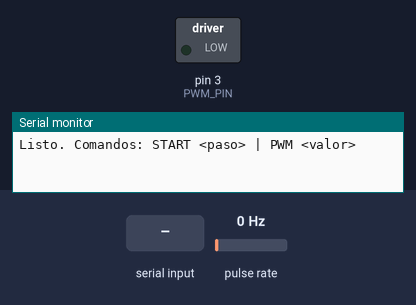
Simulated run of this sketch. Board: Arduino Uno, built for the host (arithmetic inside an expression is 32-bit, double 64-bit). Shown: switched loads named in the sketch (green lamp = pin HIGH), the last lines printed to the serial monitor. Wiring (inferred from the names in the program): pulse sensor: data pin 5. The test bench sets the inputs (shaded band); at power-on: pulse rate 0 Hz.

Above: at 1.2 s.
1.3 s: "PWM 90\n" received over Serial
At 2.5 s:
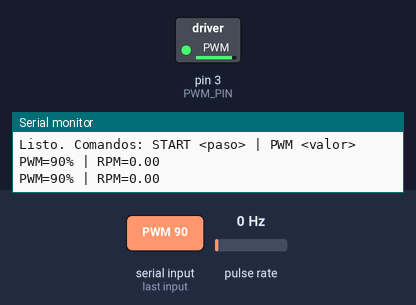
2.8 s: "PWM \n" received over Serial
At 3.7 s:
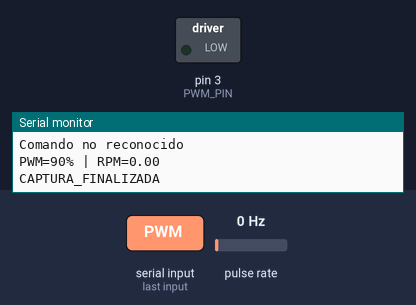
4.3 s: "START 90\n" received over Serial
At 7.6 s:
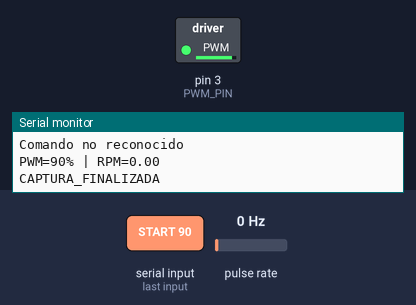
Timing chart, 0 to 11.8 s (numbered marks = the images above; inputs shaded):
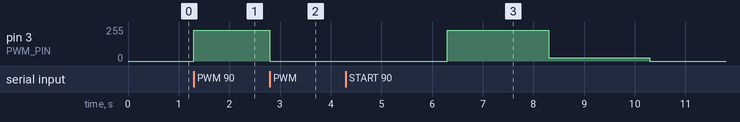

Measured:
- after the input at 1.3 s, pin 3 (PWM_PIN): 0/255 → 229/255 at once
- after the input at 2.8 s, pin 3 (PWM_PIN): 229/255 → 0/255 at once
- after the input at 4.3 s, pin 3 (PWM_PIN): 0/255 → 229/255 after 2.0 s, → 25/255 2.0 s later, → 0/255 2.0 s later

The sketch:

lab2_p5.ino
```cpp
/**
 * @file sketch_motor_dc.ino
 * @brief Sistema de caracterización de motor DC en Arduino (compatible Pico).
 */

// =================== PARÁMETROS GENERALES ===================
#define ENCODER_HUECOS      20                          // huecos por revolución generados por la rueda del encoder
#define SECTORS_REV         (ENCODER_HUECOS * 2)        // huecos + partes opacas
#define RPM_CONST_US        (60000000UL / SECTORS_REV)  // factor de conversión de microsegundos de pulso alto a RPM
#define MIN_DT_US           200                         // ignora pulsos muy cortos (rebotes)

// --- PWM / escalones ---
#define PWM_PIN             3
#define PWM_MAX             255     // resolución de 8-bits

#define TIEMPO_ESCALON_MS   2000    // escalón de 2 segundos
#define MUESTREO_MS         4       // muestreo cada 4 ms (250 Hz)

// Tamaño máximo de buffer (ajustar según RAM disponible)
#define MAX_SAMPLES         25000   // tamaño máximo de muestras en el buffer para almacenar información
                                    // 25000 × (4+1+4)bytes

#define ENCODER_PIN         5       // pin que se usa como interrupción externa

// =================== VARIABLES DE ESTADO ===================
volatile uint32_t highStartUs = 0;
volatile float rpmGlobal = 0.0;

// --- Filtro de media móvil ---
#define FILTER_SIZE 10
float rpmBuffer[FILTER_SIZE] = {0};
uint8_t rpmIndex = 0;

// --- Caracterización automática (con pasoPercent predefinido) ---
uint32_t bufTimestamp[MAX_SAMPLES];   // (4 bytes)
uint8_t bufPWM[MAX_SAMPLES];          // (1 byte)
float bufRPM[MAX_SAMPLES];            // (4 bytes)
int16_t bufIndex = 0;

uint8_t currentPct = 0;               // porcentaje del ciclo de trabajo PWM (de 0 a 100)
uint32_t capturaStartUs = 0;          // 0 a 4294967295 microsegundos (aproximadamente 71.6 minutos)                ---> instante de inicio de la captura, en µs

// ========================= PROTOTIPOS =========================
void modoManual(int pct);
bool procesarComando(int &pct);
float mediaMovil(float value);

void ejecutarCaptura(int pasoPercent);

void medirPulso();

// =================== FUNCIÓN DE MEDIA MÓVIL ===================
/**
 * @brief Inserta una nueva lectura de RPM en el buffer circular y retorna la media.
 * @param[in] value  Lectura actual de rpmGlobal.
 * @return float     Media de las últimas FILTER_SIZE lecturas.
 */
float mediaMovil(float value) {
  rpmBuffer[rpmIndex] = value;
  rpmIndex = (rpmIndex + 1) % FILTER_SIZE;
  float sum = 0;
  for (uint8_t i = 0; i < FILTER_SIZE; i++)
    sum += rpmBuffer[i];
  return sum / FILTER_SIZE;
}

// =================== ISR: pulso encoder ===================
/**
 * @brief ISR del encoder óptico, mide tiempo alto y actualiza rpmGlobal.
 */
void medirPulso() {
  uint32_t ahora = micros();
  if (digitalRead(ENCODER_PIN) == HIGH) {
    highStartUs = ahora;                  // flanco RISING: marca inicio del pulso alto
  } else {
    uint32_t dt = ahora - highStartUs;    // flanco FALLING: mide duración del pulso
    if (dt >= MIN_DT_US)
      rpmGlobal = (float)RPM_CONST_US / dt; // actualiza rpmGlobal (convierto duración en RPM)
  }
}

// =================== MODO CAPTURA AUTOMÁTICA ===================
/**
 * @brief Captura curva de reacción: guarda en buffer a 250Hz y envía CSV al finalizar.
 * @param pasoPercent Paso de PWM para escalones.
 */
void ejecutarCaptura(int pasoPercent) {
  bufIndex = 0;
  capturaStartUs = micros();
  uint32_t lastSampleUs = capturaStartUs;

  const int maxPercent = 100;                           // PWM va de 0% a 100%
  for (uint8_t dir = 0; dir < 2; dir++) {               // controla subida (0) ó bajada (1)
    for (int pct = (dir == 0 ? 0 : maxPercent - pasoPercent); //inicio
         (dir == 0 ? pct <= maxPercent : pct >= 0);           //condición
         pct += (dir == 0 ? pasoPercent : -pasoPercent)) {    //incrementa ó decrementa
      currentPct = pct;
      analogWrite(PWM_PIN, map(pct, 0, 100, 0, PWM_MAX));

      uint32_t stepStartUs = micros();
      /*
        La duración del escalón es de 2s (2000ms) (TIEMPO_ESCALON_MS) y dentro de este
        escalón se va muestreando la curva de reacción cada 4ms (MUESTREO_MS), para así
        tener 500 muestras de cada curva de reacción.
        // TIEMPO_ESCALON_MS * 1000UL es para pasarlo a microsegundos
        // MUESTREO_MS * 1000UL es para pasarlo a microsegundos
      */
      while (micros() - stepStartUs < TIEMPO_ESCALON_MS * 1000UL) { // mientras no se cumplan los 2 segundos (on + off)
        uint32_t nowUs = micros();
        if (nowUs - lastSampleUs >= MUESTREO_MS * 1000UL) {         // si la dif. entre ahora y la última vez que se muestreó >= 4ms ---> se guarda muestra
          uint32_t elapsedMs = (nowUs - capturaStartUs) / 1000UL;
          if (bufIndex < MAX_SAMPLES) {                             // (500 x --50--) < 25000, aprox. 50 escalones
            // Guardar una muestra: tiempo, PWM actual y rpmGlobal
            bufTimestamp[bufIndex] = elapsedMs;
            bufPWM[bufIndex]       = currentPct;
            bufRPM[bufIndex]       = rpmGlobal;
            bufIndex++;
          }
          lastSampleUs = nowUs;
        }
      }
    }
  }

  analogWrite(PWM_PIN, 0);

  // Enviar buffer completo en CSV
  Serial.println("Tiempo_ms,PWM_porcentaje,RPM");
  for (uint16_t i = 0; i < bufIndex; i++) {
    Serial.print(bufTimestamp[i]); Serial.print(',');
    Serial.print(bufPWM[i]);       Serial.print(',');
    Serial.println(bufRPM[i], 2);
  }
  Serial.println("CAPTURA_FINALIZADA");
}

// =================== MODO MANUAL ===================
/**
 * @brief Lee un comando de Serial de manera eficiente.
 * @param[in,out] pct  Referencia al porcentaje de ciclo PWM. Se actualiza
 *                     si se recibe un comando "PWM <valor>" válido.
 * @return true  Si debe continuar en modo manual.
 * @return false Si se ha recibido otro comando, debe abandonarse el modo manual.
 */
bool procesarComando(int &pct) {
  if (!Serial.available()) return true;

  String line = Serial.readStringUntil('\n');
  line.trim();
  line.toUpperCase();

  if (line.startsWith("PWM ")) {
    int nuevo = line.substring(4).toInt();
    pct = constrain(nuevo, 0, 100);
    analogWrite(PWM_PIN, map(pct, 0, 100, 0, PWM_MAX));
    //Serial.print("PWM actualizado: "); Serial.print(pct); Serial.println("%");
  }
  else if (line.startsWith("START ")) {
    Serial.println("Comando START, vuelva a ejecutarlo");
    return false;
  }
  else {
    Serial.println("Comando no reconocido");
    return false;
  }

  return true;
}

/**
 * @brief Modo manual: aplica PWM fijo y acumula datos hasta recibir otro tipo de comando.
 * @param pct Porcentaje de ciclo PWM inicial.
 */
void modoManual(int pct) {
  pct = constrain(pct, 0, 100);
  analogWrite(PWM_PIN, map(pct, 0, 100, 0, PWM_MAX));
  //Serial.print("Modo manual: PWM="); Serial.print(pct); Serial.println("% (EXIT para salir)");

  uint32_t last = millis();
  bool seguir = true;

  while (seguir) {
    seguir = procesarComando(pct);
    if (millis() - last >= 500) {
      float rpmSuavizada = mediaMovil(rpmGlobal);
      Serial.print("PWM="); Serial.print(pct);
      Serial.print("% | RPM="); Serial.println(rpmSuavizada, 2);
      last = millis();
    }
  }

  analogWrite(PWM_PIN, 0);  // se detiene el modo manual

  Serial.println("CAPTURA_FINALIZADA");
}

// =================== SETUP ===================
void setup() {
  // Configuración de pines
  pinMode(PWM_PIN, OUTPUT);
  // Asocia la ISR del encoder
  pinMode(ENCODER_PIN, INPUT_PULLUP);
  attachInterrupt(digitalPinToInterrupt(ENCODER_PIN), medirPulso, CHANGE);
  // Inicializa la consola serial (115200 bps) y espera a que se abra
  Serial.begin(115200);
  while (!Serial);
  // Comando disponibles
  Serial.println("Listo. Comandos: START <paso> | PWM <valor>");
}

// =================== BUCLE PRINCIPAL ===================
void loop() {
  if (!Serial.available()) return;
  String line = Serial.readStringUntil('\n');
  line.trim(); line.toUpperCase();

  if (line.startsWith("START ")) {         // Pasa a captura automática con el paso indicado
    ejecutarCaptura(line.substring(6).toInt());
  }
  else if (line.startsWith("PWM ")) {           // Modo manual
    int valor = line.substring(4).toInt();
    modoManual(valor);
  }
  else {                                        // Error de comando
    Serial.println("Comando no reconocido");
  }
}
```
